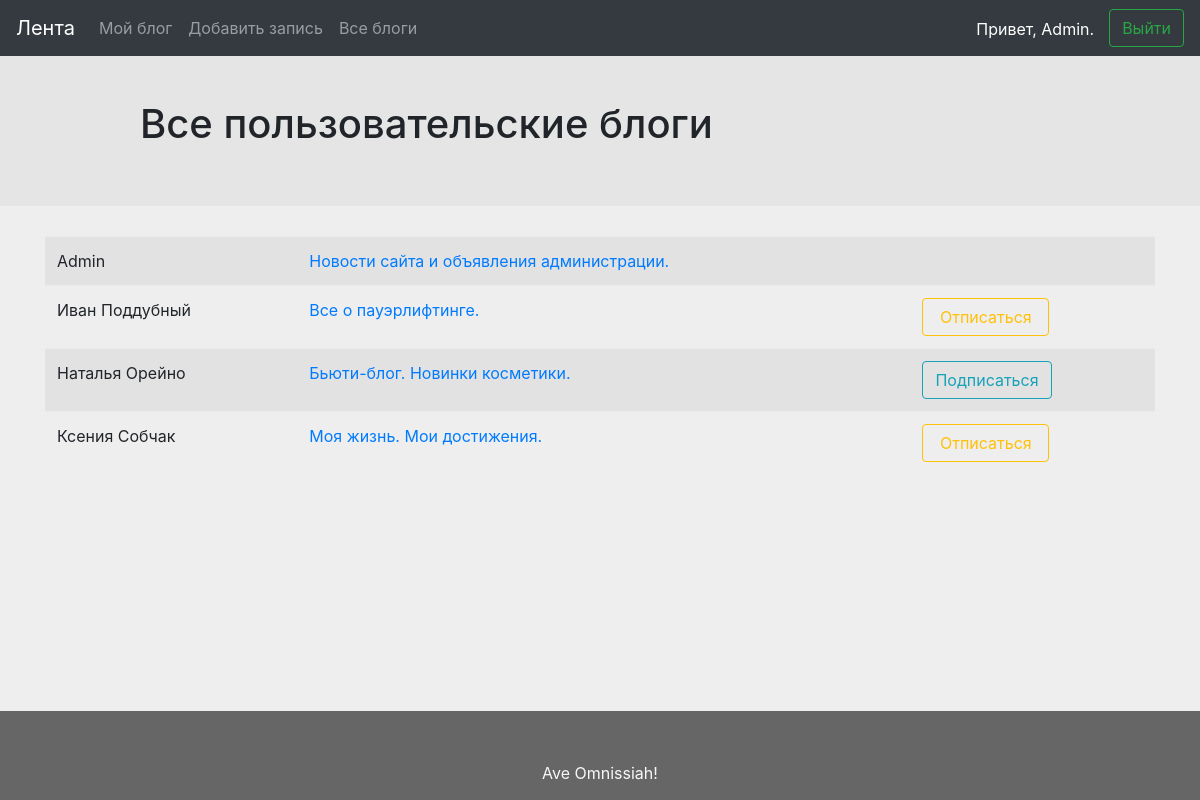
Screenshot of /users_and_blogs/ (signed in) with the database file from the repository.
### users/models.py (models this page shows, shortened)
class Users(models.Model):
    user = models.OneToOneField(User, null=True)
    blog_name = models.CharField(max_length=200, blank=True, verbose_name='Название блога')
    subscribes = models.ManyToManyField('Users', related_name='subscribers', verbose_name='Подписки', blank=True)
    viewed_records = models.ManyToManyField(Record, related_name='viewers', verbose_name='Просмотренные', blank=True)

### users/views.py (the view)
class BlogsListView(ListView):
    model = Users
    context_object_name = 'users'
    template_name = 'users/users_and_blogs.html'

### templates/users/users_and_blogs.html (shortened to what this page needs)
{% extends 'main.html' %}
{% block title %}
    <h1>Все пользовательские блоги</h1>
{% endblock %}
{% block content %}
    <div class="row">
        <div class="col-12">
            <div class="table-responsive">
            <table class="table table-striped">
              <tbody>
                {% for user in users %}
                    <tr>
                      <td>{{ user.user.get_full_name }}</td>
                        <td><a href="{% url 'blogs:records' user.id %}">{{ user.blog_name }}</a></td>
                      <td>
                          {% if request.user.id and request.user.id != user.id %}
                            <button id="{{ user.id }}" class="btn
                            {% if user in request.user.users.subscribes.all %}
                                btn-outline-warning">&nbsp;Отписаться&nbsp;
                            {% else %}
                                btn-outline-info">Подписаться
                            {% endif %}
                            </button>
                          {% endif %}
                      </td>
                    </tr>
               {% endfor %}
              </tbody>
            </table>
          </div>
        </div>
    </div>
{% endblock %}

### templates/main.html (shortened to what this page needs)
{% load static %}
<!DOCTYPE html>
<html lang="en">
<head>
    <link rel="stylesheet" href="{% static 'bootstrap/css/bootstrap.css'%}">
    <link rel="stylesheet" href="{% static 'styles.css'%}">
</head>
<body>
<nav class="navbar navbar-expand-md navbar-dark bg-dark fixed-top">
      {% if request.user.id %}
          <a class="navbar-brand" href="{% url 'blogs:records' %}">Лента</a>
      {% endif %}
      <div class="collapse navbar-collapse" id="navbarsExampleDefault">
        <ul class="navbar-nav mr-auto">
          {% if request.user.id %}
              <li class="nav-item">
                <a class="nav-link" href="{% url 'blogs:records' request.user.id %}">Мой блог</a>
              </li>
              <li class="nav-item">
                <a class="nav-link" href="{% url 'blogs:add_record' %}">Добавить запись</a>
              </li>
          {% endif %}
          <li class="nav-item">
            <a class="nav-link" href="{% url 'users:blogs' %}">Все блоги</a>
          </li>
        </ul>
        {% if request.user.id %}
            <div class="row">
                <div class="greeting">
                    Привет, {{ request.user.first_name }}.
                </div>
                <div class="col">
                    <a href="{% url 'logout' %}" class="btn btn-outline-success my-2 my-sm-0">Выйти</a>
                </div>
            </div>
        {% else %}
          <div class="row col-1">
              <a href="{% url 'login' %}" class="btn btn-outline-success my-2 my-sm-0">Войти</a>
            </div>
        {% endif %}
      </div>
    </nav>
<div class = "header">
    <div class="container">
        <div class="row">
            <div class="col-10" style="margin: 30px auto">
                {% block title %}
                {% endblock %}
            </div>
        </div>
    </div>
</div>
<div class="container">
    {% block content %}
    {% endblock %}
</div>
<footer>
    <div class="container">
        <div class="row justify-content-center">
            <div class="row" style="margin-top: 50px; color: #f8f8f8">
                Ave Omnissiah!
            </div>
        </div>
    </div>
</footer>
</body>
</html>

### static/styles.css (style rules this page uses)
html { position: relative; min-height: 100%; }
body { background-color: #eee; margin-bottom: 105px; }
.greeting { color: #fff; padding-top: 0.5rem; text-align: center; }
.header { padding:70px 0 20px; background-color: #e5e5e5; margin-bottom: 30px }
footer { position: absolute; bottom: 0; width: 100%; background-color: #666; padding-bottom: 15px; margin-top: 50px; }

### rows the page displays
Users: user.get_full_name "Admin", blog_name "Новости сайта и объявления администрации."
Users: user.get_full_name "Иван Поддубный", blog_name "Все о пауэрлифтинге.", shows "Отписаться"
Users: user.get_full_name "Наталья Орейно", blog_name "Бьюти-блог. Новинки косметики.", shows "Подписаться"
Users: user.get_full_name "Ксения Собчак", blog_name "Моя жизнь. Мои достижения.", shows "Отписаться"

### other values shown
{{ request.user.first_name }} "Admin"
